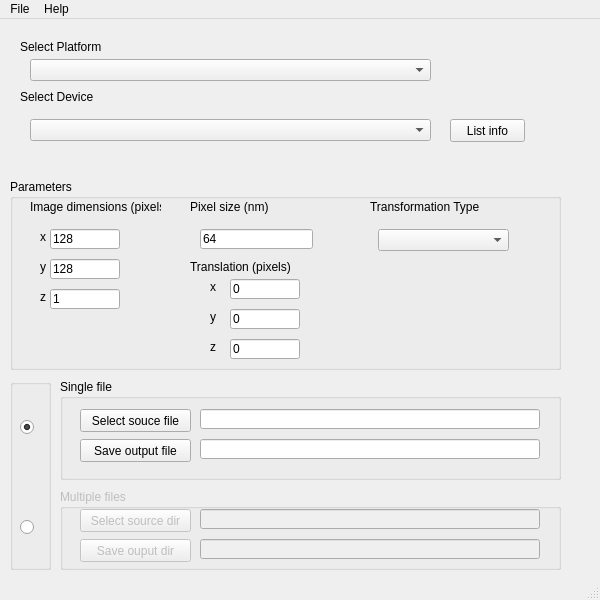
<?xml version="1.0" encoding="UTF-8"?>
<ui version="4.0">
 <class>profiling</class>
 <widget class="QMainWindow" name="profiling">
  <property name="windowModality">
   <enum>Qt::NonModal</enum>
  </property>
  <property name="geometry">
   <rect>
    <x>0</x>
    <y>0</y>
    <width>600</width>
    <height>600</height>
   </rect>
  </property>
  <property name="minimumSize">
   <size>
    <width>600</width>
    <height>600</height>
   </size>
  </property>
  <property name="maximumSize">
   <size>
    <width>600</width>
    <height>600</height>
   </size>
  </property>
  <property name="windowTitle">
   <string>Convolve &amp; Transform  Fluorophores</string>
  </property>
  <property name="locale">
   <locale language="Dutch" country="Netherlands"/>
  </property>
  <property name="toolButtonStyle">
   <enum>Qt::ToolButtonIconOnly</enum>
  </property>
  <property name="dockOptions">
   <set>QMainWindow::AllowTabbedDocks|QMainWindow::AnimatedDocks</set>
  </property>
  <widget class="QWidget" name="centralWidget">
   <widget class="QGroupBox" name="groupBox">
    <property name="geometry">
     <rect>
      <x>10</x>
      <y>160</y>
      <width>551</width>
      <height>191</height>
     </rect>
    </property>
    <property name="title">
     <string>Parameters</string>
    </property>
    <widget class="QLabel" name="labelImageDimensions">
     <property name="geometry">
      <rect>
       <x>20</x>
       <y>20</y>
       <width>131</width>
       <height>16</height>
      </rect>
     </property>
     <property name="text">
      <string>Image dimensions (pixels)</string>
     </property>
    </widget>
    <widget class="QLabel" name="labelPixelSize">
     <property name="geometry">
      <rect>
       <x>180</x>
       <y>20</y>
       <width>101</width>
       <height>16</height>
      </rect>
     </property>
     <property name="text">
      <string>Pixel size (nm)</string>
     </property>
    </widget>
    <widget class="QLabel" name="labelTranslation">
     <property name="geometry">
      <rect>
       <x>180</x>
       <y>80</y>
       <width>121</width>
       <height>16</height>
      </rect>
     </property>
     <property name="text">
      <string>Translation (pixels)</string>
     </property>
    </widget>
    <widget class="QComboBox" name="comboBoxTransformationType">
     <property name="geometry">
      <rect>
       <x>368</x>
       <y>50</y>
       <width>131</width>
       <height>22</height>
      </rect>
     </property>
     <property name="toolTip">
      <string>Select transformation type</string>
     </property>
     <property name="statusTip">
      <string>Select transformation type</string>
     </property>
    </widget>
    <widget class="QLineEdit" name="lineEditImageDimensionX">
     <property name="geometry">
      <rect>
       <x>40</x>
       <y>50</y>
       <width>70</width>
       <height>20</height>
      </rect>
     </property>
     <property name="text">
      <string>128</string>
     </property>
    </widget>
    <widget class="QLineEdit" name="lineEditPixelSize">
     <property name="geometry">
      <rect>
       <x>190</x>
       <y>50</y>
       <width>113</width>
       <height>20</height>
      </rect>
     </property>
     <property name="text">
      <string>64</string>
     </property>
    </widget>
    <widget class="QLineEdit" name="lineEditImageDimensionY">
     <property name="geometry">
      <rect>
       <x>40</x>
       <y>80</y>
       <width>70</width>
       <height>20</height>
      </rect>
     </property>
     <property name="text">
      <string>128</string>
     </property>
    </widget>
    <widget class="QLineEdit" name="lineEditImageDimensionZ">
     <property name="geometry">
      <rect>
       <x>40</x>
       <y>110</y>
       <width>70</width>
       <height>20</height>
      </rect>
     </property>
     <property name="text">
      <string>1</string>
     </property>
    </widget>
    <widget class="QLabel" name="label_6">
     <property name="geometry">
      <rect>
       <x>30</x>
       <y>50</y>
       <width>16</width>
       <height>16</height>
      </rect>
     </property>
     <property name="text">
      <string>x</string>
     </property>
    </widget>
    <widget class="QLabel" name="label_7">
     <property name="geometry">
      <rect>
       <x>30</x>
       <y>80</y>
       <width>16</width>
       <height>16</height>
      </rect>
     </property>
     <property name="text">
      <string>y</string>
     </property>
    </widget>
    <widget class="QLabel" name="label_8">
     <property name="geometry">
      <rect>
       <x>30</x>
       <y>110</y>
       <width>16</width>
       <height>16</height>
      </rect>
     </property>
     <property name="text">
      <string>z</string>
     </property>
    </widget>
    <widget class="QLineEdit" name="lineEditTranslationX">
     <property name="geometry">
      <rect>
       <x>220</x>
       <y>100</y>
       <width>70</width>
       <height>20</height>
      </rect>
     </property>
     <property name="text">
      <string>0</string>
     </property>
    </widget>
    <widget class="QLineEdit" name="lineEditTranslationY">
     <property name="geometry">
      <rect>
       <x>220</x>
       <y>130</y>
       <width>70</width>
       <height>20</height>
      </rect>
     </property>
     <property name="text">
      <string>0</string>
     </property>
    </widget>
    <widget class="QLineEdit" name="lineEditTranslationZ">
     <property name="geometry">
      <rect>
       <x>220</x>
       <y>160</y>
       <width>70</width>
       <height>20</height>
      </rect>
     </property>
     <property name="text">
      <string>0</string>
     </property>
    </widget>
    <widget class="QLabel" name="label_9">
     <property name="geometry">
      <rect>
       <x>200</x>
       <y>100</y>
       <width>16</width>
       <height>16</height>
      </rect>
     </property>
     <property name="text">
      <string>x</string>
     </property>
    </widget>
    <widget class="QLabel" name="label_10">
     <property name="geometry">
      <rect>
       <x>200</x>
       <y>130</y>
       <width>16</width>
       <height>16</height>
      </rect>
     </property>
     <property name="text">
      <string>y</string>
     </property>
    </widget>
    <widget class="QLabel" name="label_11">
     <property name="geometry">
      <rect>
       <x>200</x>
       <y>160</y>
       <width>16</width>
       <height>16</height>
      </rect>
     </property>
     <property name="text">
      <string>z</string>
     </property>
    </widget>
    <widget class="QLabel" name="labelTransformationType">
     <property name="geometry">
      <rect>
       <x>360</x>
       <y>20</y>
       <width>111</width>
       <height>16</height>
      </rect>
     </property>
     <property name="text">
      <string>Transformation Type</string>
     </property>
    </widget>
   </widget>
   <widget class="QLabel" name="labelSelectPlatform">
    <property name="geometry">
     <rect>
      <x>20</x>
      <y>20</y>
      <width>81</width>
      <height>16</height>
     </rect>
    </property>
    <property name="text">
     <string>Select Platform</string>
    </property>
   </widget>
   <widget class="QLabel" name="labelSelectDevice">
    <property name="geometry">
     <rect>
      <x>20</x>
      <y>70</y>
      <width>81</width>
      <height>16</height>
     </rect>
    </property>
    <property name="text">
     <string>Select Device</string>
    </property>
   </widget>
   <widget class="QComboBox" name="comboBoxSelectPlatform">
    <property name="geometry">
     <rect>
      <x>30</x>
      <y>40</y>
      <width>401</width>
      <height>22</height>
     </rect>
    </property>
    <property name="toolTip">
     <string>Select platform</string>
    </property>
    <property name="statusTip">
     <string>Select platform</string>
    </property>
   </widget>
   <widget class="QComboBox" name="comboBoxSelectDevice">
    <property name="geometry">
     <rect>
      <x>30</x>
      <y>100</y>
      <width>401</width>
      <height>22</height>
     </rect>
    </property>
    <property name="toolTip">
     <string>Select device</string>
    </property>
    <property name="statusTip">
     <string>Select device</string>
    </property>
   </widget>
   <widget class="QPushButton" name="pushButtonListInfo">
    <property name="geometry">
     <rect>
      <x>450</x>
      <y>100</y>
      <width>75</width>
      <height>23</height>
     </rect>
    </property>
    <property name="toolTip">
     <string>List info</string>
    </property>
    <property name="statusTip">
     <string>List info</string>
    </property>
    <property name="text">
     <string>List info</string>
    </property>
   </widget>
   <widget class="QGroupBox" name="groupBoxSingleFiles">
    <property name="enabled">
     <bool>true</bool>
    </property>
    <property name="geometry">
     <rect>
      <x>60</x>
      <y>360</y>
      <width>501</width>
      <height>101</height>
     </rect>
    </property>
    <property name="title">
     <string>Single file</string>
    </property>
    <widget class="QPushButton" name="pushButtonSelectSourceFile">
     <property name="geometry">
      <rect>
       <x>20</x>
       <y>30</y>
       <width>111</width>
       <height>23</height>
      </rect>
     </property>
     <property name="toolTip">
      <string>Select source file</string>
     </property>
     <property name="statusTip">
      <string>Select source file</string>
     </property>
     <property name="text">
      <string>Select souce file</string>
     </property>
    </widget>
    <widget class="QPushButton" name="pushButtonSaveOutputFile">
     <property name="geometry">
      <rect>
       <x>20</x>
       <y>60</y>
       <width>111</width>
       <height>23</height>
      </rect>
     </property>
     <property name="toolTip">
      <string>Save output file</string>
     </property>
     <property name="statusTip">
      <string>Save output file</string>
     </property>
     <property name="text">
      <string>Save output file</string>
     </property>
    </widget>
    <widget class="QLineEdit" name="lineEdit_10">
     <property name="geometry">
      <rect>
       <x>140</x>
       <y>30</y>
       <width>340</width>
       <height>20</height>
      </rect>
     </property>
    </widget>
    <widget class="QLineEdit" name="lineEdit_11">
     <property name="geometry">
      <rect>
       <x>140</x>
       <y>60</y>
       <width>340</width>
       <height>20</height>
      </rect>
     </property>
    </widget>
   </widget>
   <widget class="QGroupBox" name="groupBoxRadioButtons">
    <property name="geometry">
     <rect>
      <x>10</x>
      <y>360</y>
      <width>41</width>
      <height>191</height>
     </rect>
    </property>
    <property name="title">
     <string/>
    </property>
    <widget class="QRadioButton" name="radioButtonSingleFile">
     <property name="geometry">
      <rect>
       <x>10</x>
       <y>40</y>
       <width>16</width>
       <height>17</height>
      </rect>
     </property>
     <property name="text">
      <string/>
     </property>
     <property name="checked">
      <bool>true</bool>
     </property>
    </widget>
    <widget class="QRadioButton" name="radioButtonMultipleFile">
     <property name="geometry">
      <rect>
       <x>10</x>
       <y>140</y>
       <width>16</width>
       <height>17</height>
      </rect>
     </property>
     <property name="text">
      <string/>
     </property>
    </widget>
   </widget>
   <widget class="QGroupBox" name="groupBoxMultipleFiles">
    <property name="enabled">
     <bool>false</bool>
    </property>
    <property name="geometry">
     <rect>
      <x>60</x>
      <y>470</y>
      <width>501</width>
      <height>81</height>
     </rect>
    </property>
    <property name="title">
     <string>Multiple files</string>
    </property>
    <widget class="QPushButton" name="pushButtonSelectSourceDir">
     <property name="geometry">
      <rect>
       <x>20</x>
       <y>20</y>
       <width>111</width>
       <height>23</height>
      </rect>
     </property>
     <property name="toolTip">
      <string>Select output dir</string>
     </property>
     <property name="statusTip">
      <string>Select output dir</string>
     </property>
     <property name="text">
      <string>Select source dir</string>
     </property>
    </widget>
    <widget class="QPushButton" name="pushButtonSaveOutputDir">
     <property name="geometry">
      <rect>
       <x>20</x>
       <y>50</y>
       <width>111</width>
       <height>23</height>
      </rect>
     </property>
     <property name="toolTip">
      <string>Save output dir</string>
     </property>
     <property name="statusTip">
      <string>Save output dir</string>
     </property>
     <property name="text">
      <string>Save ouput dir</string>
     </property>
    </widget>
    <widget class="QLineEdit" name="lineEdit_8">
     <property name="geometry">
      <rect>
       <x>140</x>
       <y>20</y>
       <width>340</width>
       <height>20</height>
      </rect>
     </property>
     <property name="styleSheet">
      <string notr="true"/>
     </property>
    </widget>
    <widget class="QLineEdit" name="lineEdit_9">
     <property name="geometry">
      <rect>
       <x>140</x>
       <y>50</y>
       <width>340</width>
       <height>20</height>
      </rect>
     </property>
    </widget>
   </widget>
  </widget>
  <widget class="QMenuBar" name="menuBar">
   <property name="geometry">
    <rect>
     <x>0</x>
     <y>0</y>
     <width>600</width>
     <height>21</height>
    </rect>
   </property>
   <widget class="QMenu" name="menuFile">
    <property name="title">
     <string>File</string>
    </property>
    <addaction name="actionExit"/>
   </widget>
   <widget class="QMenu" name="menuHelp">
    <property name="title">
     <string>Help</string>
    </property>
    <addaction name="actionAbout"/>
   </widget>
   <addaction name="menuFile"/>
   <addaction name="menuHelp"/>
  </widget>
  <widget class="QStatusBar" name="statusBar"/>
  <action name="actionExit">
   <property name="checkable">
    <bool>false</bool>
   </property>
   <property name="checked">
    <bool>false</bool>
   </property>
   <property name="text">
    <string>Exit</string>
   </property>
   <property name="statusTip">
    <string>Exit</string>
   </property>
   <property name="shortcut">
    <string>Ctrl+Q</string>
   </property>
  </action>
  <action name="actionAbout">
   <property name="text">
    <string>About</string>
   </property>
   <property name="shortcut">
    <string>Ctrl+H</string>
   </property>
  </action>
 </widget>
 <layoutdefault spacing="6" margin="11"/>
 <resources>
  <include location="qt_test_project.qrc"/>
 </resources>
 <connections/>
</ui>
